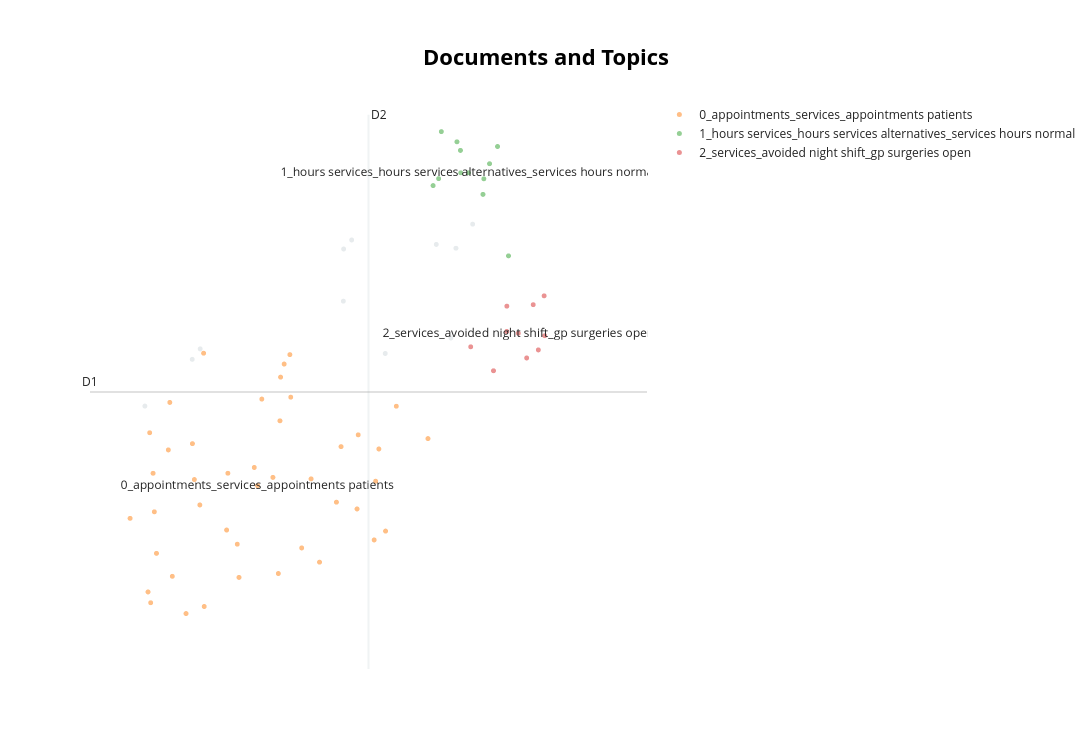

The notebook cell saved with this chart:
### Markdown cell above
## Review outputs

### Code cell
# Visualise documents
fig = topic_model.visualize_documents(docs=Q2_list, topics=topics, embeddings=embeddings_Q2)
fig.show()

### Figure 1 — Plotly figure (JSON) as saved in the notebook; plotly's stock layout.template omitted (floating-point values rounded to 4 significant figures)
{"data": [{"hoverinfo": "text", "hovertext": ["TIA pathway!!! Single point of access for community services might streamline the process?", "A quick easy to use service that I can refer to, all under one number, not lots of numbers for multiple things.", "A digital, constantly updated, directory of services appropriate to solving the problems/issues at hand. You input the issues and the program indicates best services taking into account exclusion factors etc", "All not enough info out there", "DOS", "Ooh", "A reliable and regularly available set of good clear alternative pathways ", "More OOH services.", "Wound management pre-hospital and increased falls teams hours ", "District nurses, falls team", null], "marker": {"color": "#CFD8DC", "opacity": 0.5, "size": 5}, "mode": "markers+text", "name": "other", "showlegend": false, "type": "scattergl", "x": [3.213, 5.568, 5.477, 6.532, 5.951, 6.756, 6.699, 6.947, 3.752, 3.843, 5.474], "y": [-1.673, 0.04186, -0.05158, -0.004148, -1.13, -0.04344, -0.9697, 0.2051, -1.191, -1.083, -0.5899]}, {"hoverinfo": "text", "hovertext": ["Most elderly concerns, ", "More accessible GP practices who are willing to have face to face appointments with patients", "FALLS TEAMS. OOH MEDS / DRS. . OTs, ANPS. DNS. ANPS. IDEALLY A PARAMEDIC WHO CAN PRESCRIBE ON A CAR, ", "Could be simplified, perhaps a chat with a doctor who then liaises with appropriate ward snd we get a message of proceed to ..... currently a bit hit and miss. Some great experiences othertimes we arrive and then get sent back to ED. In a night time we have to sometimes convey cause OPAL not available", "Better clinical decision making protection. Less concern over job security. Increased community care and increased awareness of facilities available to pre hospital clinicians that are only trained for EMERGENCY care. ", "Further diagnostic equipment ", "Chest pain clinics, TIA clinics, surgical assessment, infection management e.g chest infections, pediatric advice for under 1s.", "Re open closed A&E and Hospitals like Kidderminster because that’s why we have a bed shortage and Worcester will never be running properly until government admit their ERRORS but they wont", "Advanced paramedic role - dipping urine, prescribing abx outside of UHB trust area - west Birmingham and Sandwell, worcester, dudley, Warwick, staffs", "Opal open later. Acceptance to SDEC SAU/GAU by experienced nurses and not by speaking to Registrar", "Ultrasound on board , blood trop on in levels, iStat. Drop in access to walk in centres. ", "Access to Urology/ENT directly ", "Consultation with senior clinician to confirm no assessment above a go level would be required if conveyed. If so book them into alternative services if availible", "Access/acceptance by SAU/MAU", "Mental health triage 24/7 they help avoid ED when no harm has happened. Direct access to OOH rather than having to go through 111 which cause extensive on scene times when busy", "Better support for minor illness ", "SDEC for walk in chest pains for remote clinicians. One stop shop for ecg bloods etc for patients that sound like msk chest pain but unable to rule out cardiac cause", "Rapid telephone advice with an appropriate clinician who has access to relevant pathways. ", "More community mental health services, chest pain pathways (i know QE had one before the pandemic hit but bhh and ghh could do with one)", "With regards to Sandwell. SDEC (AMAR) will only take referrals from SPA not directly from WMAS crews. Figures on referrals would useful.", "Beign to easily transfer a case to 111 for an ACP / DR to assess. Currently we have to create a new 111 case whereas MH cases we can internally transfer through paacs. ", "SDEC to accept pt’s. Quicker access to a doctor for safe discharge at scene. Resolved TIA pathway. AF clinic for ?New AF. Access to a falls teams to deal with patient for safe discharge. The public’s change in mindset that ambulances get you seen quicker - media campaign on TV.", "Early pregnancy, catheter problems, pure social admission - Safeguarding concerns at home but not unwell. ", "MDT discussion, bed “availability” so when we do refer to say, SAU/SDEC we don’t get told to just go to ED because of no beds - makes me not use these services again because it is almost pointless", "Out of hours GPs, pharmacies, minor Injury units. Direct access to mau/sau", "OOH Mental Health Team", "More alternative pathways available out if hours. GPs that refer to SDEC etc instead of just booking an ambulance to A&E. Alternative pathways that accept patients within their acceptance criteria eg. TIAs at Worcester SDEC rarely get accepted but it is still on their list of acceptance criteria.", "Better ooh access to gp’s and mental health support ", "acceptance of referrals / more SDEC availability ", "Funding for beds at the other end of the patients journey.", "GP’s need to be made aware of them too, I’ve spoken to a fair few who told me they have no option but to send patient to ed, and have no knowledge of the alternative pathways", "A single point of access with more than one operator / clinician. They need to listen to us, take a history and be willing to accept referrals instead of batting everything back to the ED. i.e. non-cardiac chest pains are on most SDEC inclusion but frequently rejected. ", "More knowledge of what A&E has to offer to understand wether it is worthy of being transferred ", "GPS arranging more appointments with patients and treating them at home not sending to ane without letters wtc", "24/7 district nurses or ECPs. Cut out the pointless 111 middleman for accessing OOH GP services - give us back direct access to Shropdoc. What value does speaking to 111 add? None. What additional services can we access via 111? None. Going through 111 to access Shropdoc is pointless and wastes everyone’s time - ours, the patient’s, 111 call handlers, 111 clinicians, etc. ", "UTC/UCC/SDEC appointments more accepted by patients", "Mental health services", "Night sitting service needs more capacity. Access to community hospitals. DNs need more capacity and they need to go back to being able to do wound closure. They need to be able to go back to dealing with catheter issues . Patients need to be able to get past GP receptionist and not be told to ring 999, maybe GP could triage calls, we often go to pts who rang gp, were told to ring ambulance then when we get there we ring gp to make appt!!!! This happens A LOT. SDEC need to be longer hours, need clarification on what they’ll accept. Why can’t pt be seen treated and d/c from ambulance? Need more support for pt with social,issues only. Never know what to do with pts  who are medically fit but can’t be left at home. ", "Single point of contact is much easier for road staff. Accumulation of numbers to call can become confusing and a barrier", "An improved and available Clinical Support Desk would be helpful. Easier access / user friendlier DOS from the EPR. 24 hour Services. ", "Mental health, children in the south bham area, minor injuries in south bham ", "MAU, AMU and SAU direct admissions ", null], "marker": {"opacity": 0.5, "size": 5}, "mode": "markers+text", "name": "0_appointments_services_appointments patients", "text": ["", "", "", "", "", "", "", "", "", "", "", "", "", "", "", "", "", "", "", "", "", "", "", "", "", "", "", "", "", "", "", "", "", "", "", "", "", "", "", "", "", "", "0_appointments_services_appointments patients"], "textfont": {"size": 12}, "type": "scattergl", "x": [5.106, 4.158, 3.882, 6.438, 4.459, 5.954, 4.999, 4.144, 5.448, 3.682, 5.825, 5.643, 5.63, 3.249, 6.077, 4.751, 5.202, 5.841, 4.875, 3.345, 3.321, 3.497, 4.672, 4.285, 3.045, 4.865, 3.268, 4.545, 3.526, 4.266, 5.395, 4.733, 3.889, 3.777, 3.306, 3.839, 4.8, 3.48, 3.755, 5.878, 4.759, 3.279, 4.497], "y": [-2.425, -2.367, -1.128, -2.009, -2.307, -2.964, -3.138, -2.953, -2.092, -3.816, -3.056, -1.971, -2.736, -3.593, -1.675, -1.826, -3.285, -2.449, -1.581, -3.194, -2.765, -1.635, -2.41, -3.442, -2.833, -1.142, -1.949, -1.601, -3.431, -3.099, -2.666, -3.402, -3.743, -2.432, -2.367, -2.694, -1.24, -2.126, -2.061, -2.116, -1.374, -3.704, -2.495]}, {"hoverinfo": "text", "hovertext": ["24 hr SDECs ", "Longer hours, or at least the ability to add someone to a list for the following morning to be seen", "More services available at night/OOH. ", "Out of hours who will actually listen instead of requesting conveyance", "Out of hours services, the alternatives pathways are great but not available early/late enough", "Out of hours services", "24 hour ooh access to Opal or similar service ", "More pathways that work out of hours", "Making it 24/7, I know there are lots of other factors that affect this though", "More services out of hours to normal gp hours", "Services at more optimal times ie overnight and weekends", null], "marker": {"opacity": 0.5, "size": 5}, "mode": "markers+text", "name": "1_hours services_hours services alternatives_services hours normal", "text": ["", "", "", "", "", "", "", "", "", "", "", "1_hours services_hours services alternatives_services hours normal"], "textfont": {"size": 12}, "type": "scattergl", "x": [6.496, 6.768, 7.064, 6.808, 6.559, 6.811, 7.355, 6.59, 7.23, 7.139, 7.074, 6.899], "y": [0.6034, 1.055, 0.5126, 0.9667, 0.6752, 0.7354, -0.1224, 1.161, 1.007, 0.8292, 0.6732, 0.736]}, {"hoverinfo": "text", "hovertext": ["I use OPAL regularly, as well as GP’s, I have also used SAU MAU on occasions too ", "GP to actually see patients. OPAL to run 24/7 for when GP surgeries are closed. ", "Opal, GP, RIT team, DN", "Opal is great as single point of access for Birmingham but there is too many services and variances across the region which makes it confusing and puts people off. Streamlining the process would make it much easier!", "Opal being 24/7", "An Opel + concept for use within the Black Country ", "OOH access to OPAL or SDEC services. There have been numerous occasions where ED conveyance could have been avoided on a night shift of OPAL was available. ", "24/7 Opal, easier intergration of alternative pathways into epr2 such as when you go to disposition page it auto populates nearest alternatives also. ", "Extended hours on Opal - seems silly they are open at the same times virtually as gp surgeries are open ", null], "marker": {"opacity": 0.5, "size": 5}, "mode": "markers+text", "name": "2_services_avoided night shift_gp surgeries open", "text": ["", "", "", "", "", "", "", "", "", "2_services_avoided night shift_gp surgeries open"], "textfont": {"size": 12}, "type": "scattergl", "x": [7.562, 7.335, 7.695, 7.637, 7.767, 7.761, 7.184, 6.925, 7.336, 7.467], "y": [-1.177, -0.9028, -1.093, -0.6265, -0.9469, -0.5351, -1.309, -1.061, -0.6416, -0.9214]}], "layout": {"annotations": [{"showarrow": false, "text": "D1", "x": 2.588, "y": -1.527, "yshift": 10}, {"showarrow": false, "text": "D2", "x": 5.76, "xshift": 10, "y": 1.335}], "height": 750, "shapes": [{"line": {"color": "#CFD8DC", "width": 2}, "type": "line", "x0": 5.76, "x1": 5.76, "y0": -4.388, "y1": 1.335}, {"line": {"color": "#9E9E9E", "width": 2}, "type": "line", "x0": 2.588, "x1": 8.933, "y0": -1.527, "y1": -1.527}], "title": {"font": {"color": "Black", "size": 22}, "text": "<b>Documents and Topics</b>", "x": 0.5, "xanchor": "center", "yanchor": "top"}, "width": 1200, "xaxis": {"visible": false}, "yaxis": {"visible": false}}}
